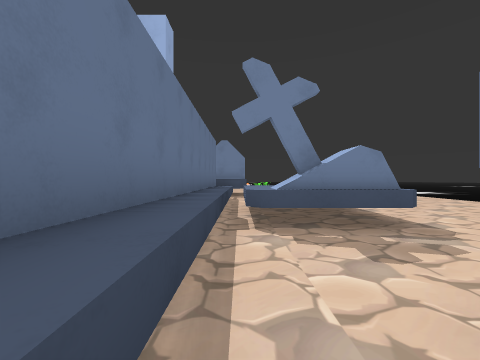
View 1 (above)

20 first-person views from a walk through a 3-D level made in the Unity game engine. The camera is 1.4 m above the floor, looks level and sees 90° across. The floor is counted in squares, 2 m on a side. Each view is taken from the middle of a square. On the plan, view 1 faces up. The plan holds only what a view shows up to about 9 squares ahead; the rest is blank. The place goes on beyond the plan. Some animated figures are left out.

View 2
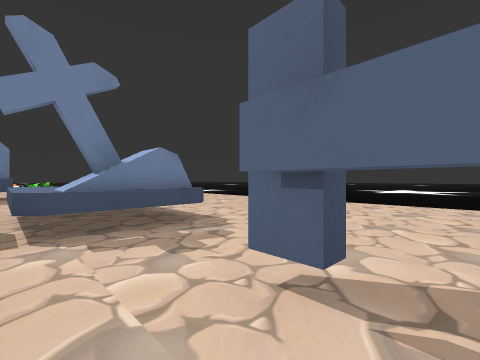

View 3
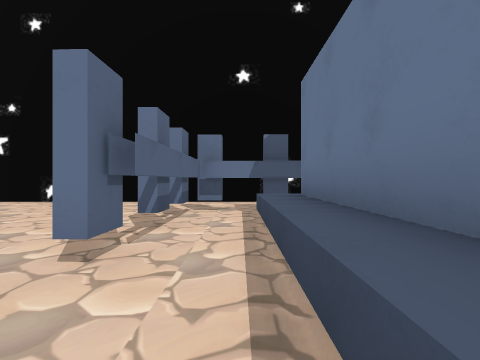

View 4
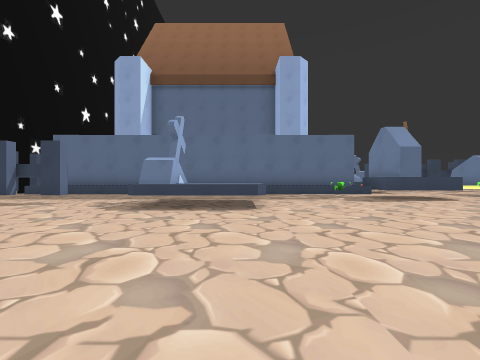

View 5
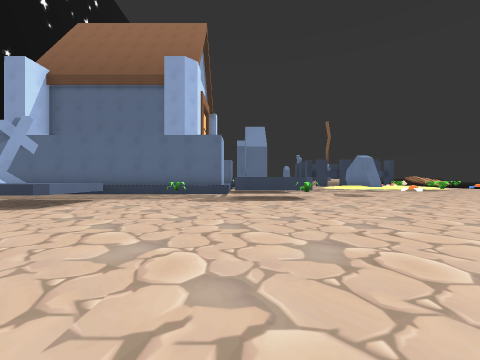

View 6
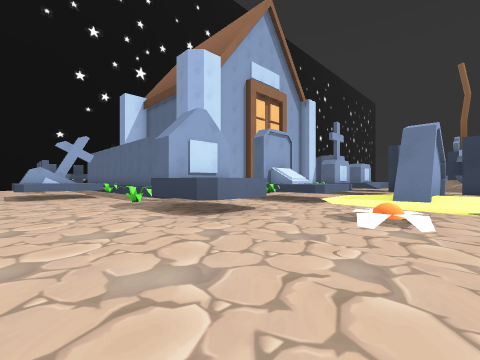

View 7
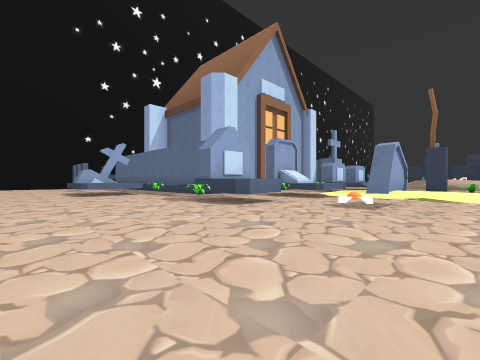

View 8
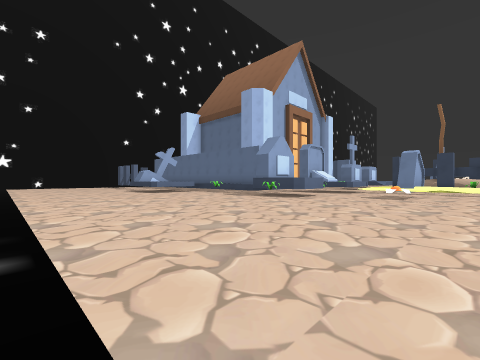

View 9
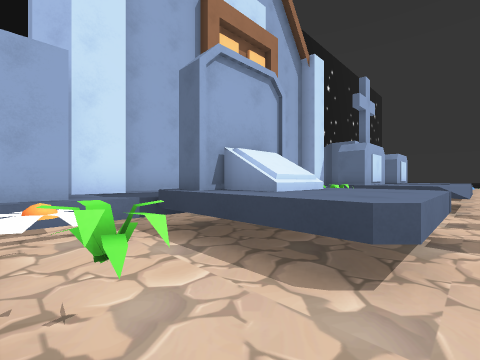

View 10
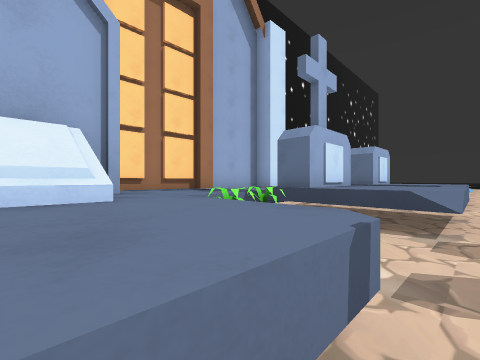

View 11
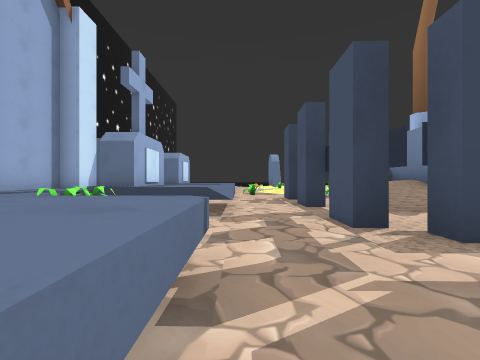

View 12
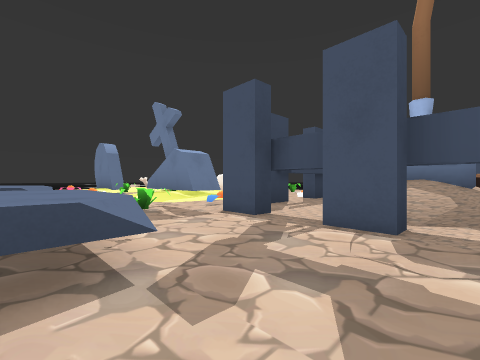

View 13
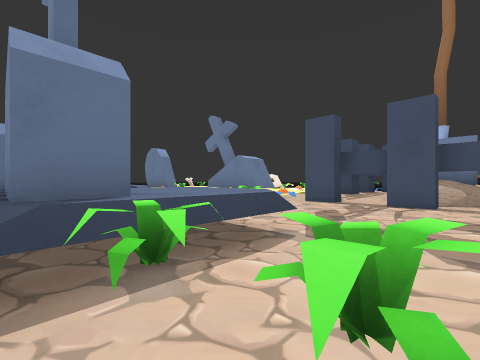

View 14
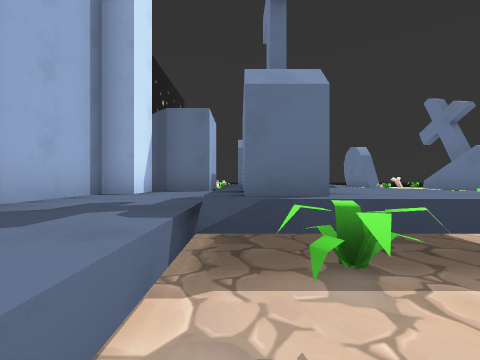

View 15
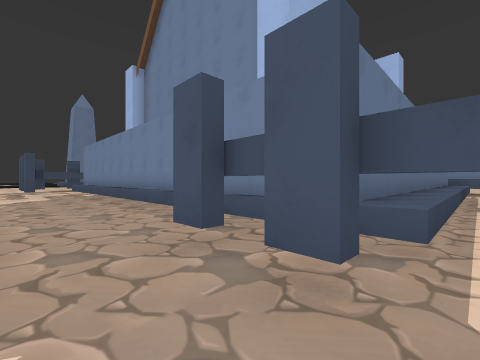

View 16
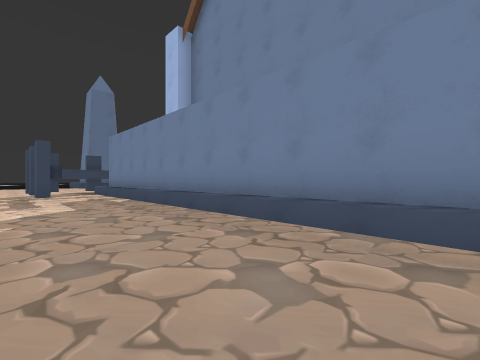

View 17
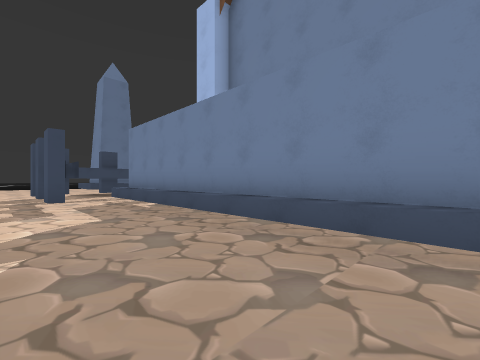

View 18
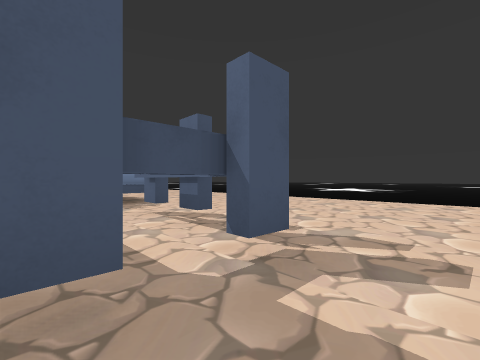

View 19
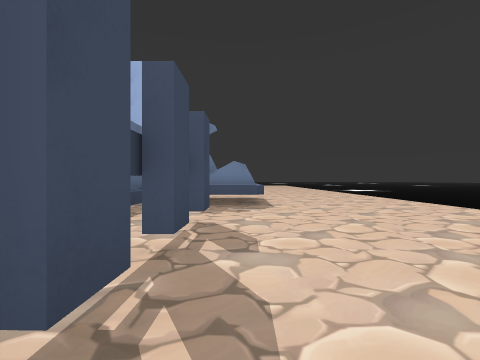

View 20
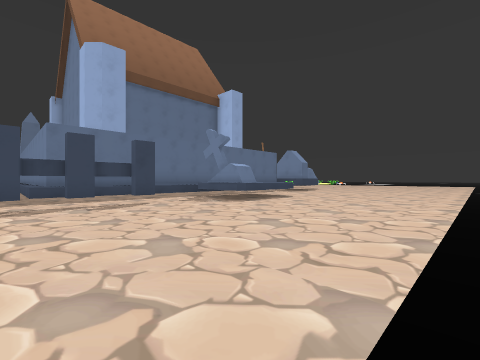

### Floor plan
Key: @ floor where view 1 was taken; # wall or solid block; . floor; ^ raised ledge; T thing the floor can be seen under or through; F flower; O other object.
Columns run from 17 left of view 1 to 8 right of it. Each row starts with its distance up from view 1.
 18   ^  ^OO# ^^.. ^^.........
 17  O^. ^^.^^^#.^^^^.........
 16 ^^^.^##O^^^^..#^^.F.......
 15  ^.  ^^.####..^^..........
 14  .^O^.^^^.................
 13   ^^^.^^^..^^^.^^^........
 12   ^^^ ^^^..^#^.F^^........
 11     ^ ^^^..#^#..^^........
 10    ##^^^^^^  ^^##.........
  9     ##^^^^^  ####.........
  8       ########  #.........
  7                 #.........
  6                 #^^^......
  5                 #^^^......
  4                 #^##......
  3                 #.........
  2                 #.........
  1                 #.T.......
  0                 #@T.......
 -1  #.##############.T.......
 -2  .#............###T.......
 -3 ..###.....................
 -4 ..........................
 -5                ######  #

Where each view was taken, in squares from view 1:
view 1: 0 up, 0 right, facing up
view 2: 0 up, 0 right, facing up-right
view 3: 3 up, 0 right, facing down
view 4: 6 up, 8 right, facing left
view 5: 11 up, 8 right, facing left
view 6: 17 up, 3 right, facing down-left
view 7: 18 up, 5 right, facing down-left
view 8: 18 up, 8 right, facing down-left
view 9: 14 up, 2 left, facing down-left
view 10: 14 up, 5 left, facing down-left
view 11: 14 up, 4 left, facing left
view 12: 13 up, 7 left, facing up-left
view 13: 11 up, 7 left, facing up-left
view 14: 11 up, 7 left, facing left
view 15: 4 down, 0 right, facing up-left
view 16: 4 down, 4 left, facing up-left
view 17: 4 down, 6 left, facing up-left
view 18: 4 down, 1 left, facing up-right
view 19: 3 down, 2 right, facing up
view 20: 2 down, 8 right, facing up-left
